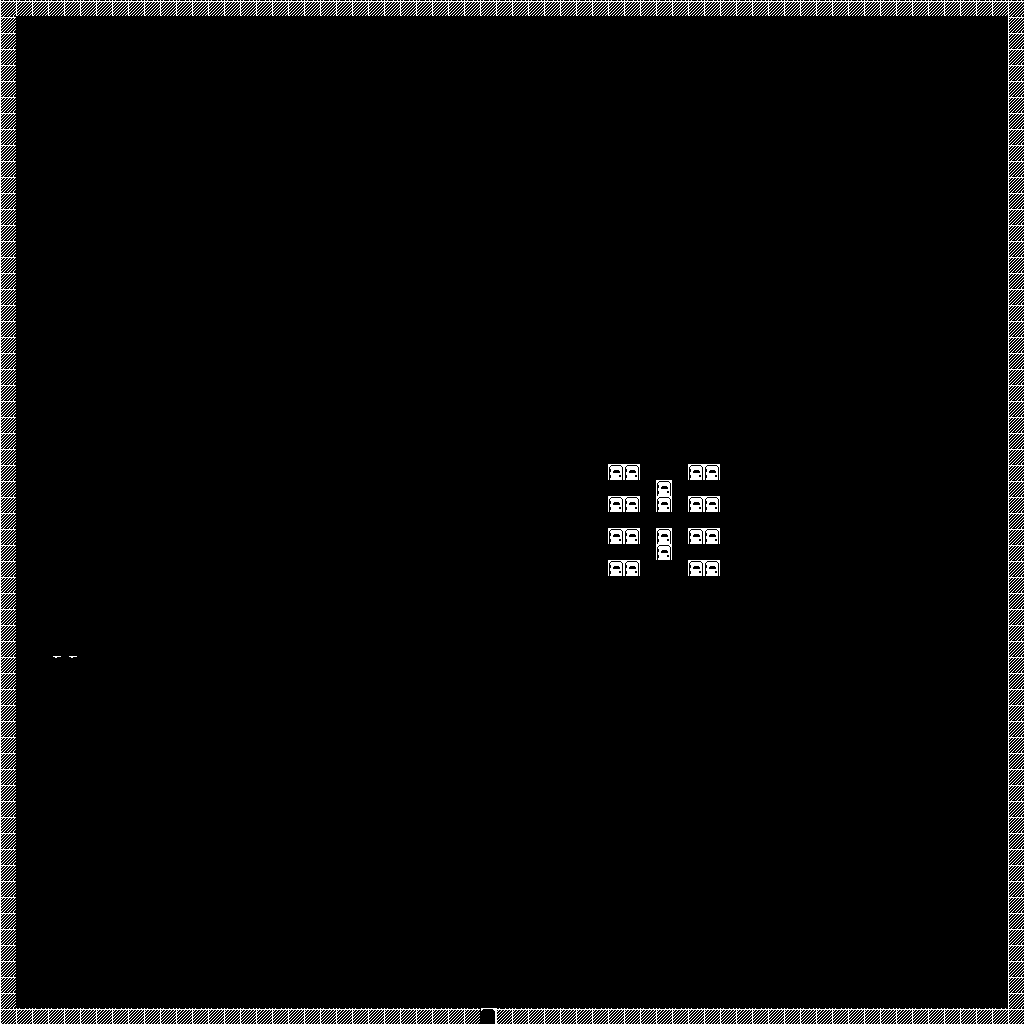

The image is a tile-based game level rendered from a .tmx file. Its description and source (layers, tilesets, objects; grid data summarised) follow:
An orthogonal 64x64 tile map with 16x16 px tiles, 1 tile layer (Tile Layer 1), 2 tilesets and 566 objects (15x 4, 15x 8, 12x 5, 12x 9, 11x 3, ...).

<map version="1.10" tiledversion="1.10.2" orientation="orthogonal" renderorder="right-down" width="64" height="64" tilewidth="16" tileheight="16" infinite="0" nextlayerid="3" nextobjectid="624">
 <editorsettings>
  <export target="map.json" format="json" />
 </editorsettings>
 <tileset firstgid="1" source="tiles.tsx" />
 <tileset firstgid="17" source="spritesheet.tsx" />
 <layer id="1" name="Tile Layer 1" width="64" height="64">
  <data>[4096 cells, 401 non-empty, 8 distinct tile ids]</data>
 </layer>
 <objectgroup id="2" name="Object Layer 1">
  <object id="2" gid="18" x="448.32" y="996.988" width="26.0009" height="26.0009" />
  <object id="3" gid="18" x="504.723" y="998.969" width="26.0009" height="26.0009" />
  <object id="4" gid="18" x="529.674" y="971.343" width="26.0009" height="26.0009" />
  <object id="5" gid="18" x="549.581" y="995.989" width="26.0009" height="26.0009" />
  <object id="6" gid="18" x="430.275" y="965.519" width="26.0009" height="26.0009" />
  <object id="7" gid="18" x="407.524" y="995.041" width="26.0009" height="26.0009" />
  <object id="8" gid="18" x="376.648" y="1005.2" width="26.0009" height="26.0009" />
  <object id="9" gid="18" x="340.626" y="998.698" width="26.0009" height="26.0009" />
  <object id="10" gid="18" x="368.793" y="946.831" width="26.0009" height="26.0009" />
  <object id="11" gid="18" x="401.701" y="950.081" width="26.0009" height="26.0009" />
  <object id="12" gid="18" x="335.48" y="963.488" width="26.0009" height="26.0009" />
  <object id="13" gid="18" x="567.457" y="960.644" width="26.0009" height="26.0009" />
  <object id="14" gid="18" x="474.287" y="909.184" width="26.0009" height="26.0009" />
  <object id="15" gid="18" x="413.482" y="877.36" width="26.0009" height="26.0009" />
  <object id="16" gid="18" x="375.294" y="854.609" width="26.0009" height="26.0009" />
  <object id="17" gid="18" x="341.98" y="875.329" width="26.0009" height="26.0009" />
  <object id="18" gid="18" x="445.171" y="888.465" width="26.0009" height="26.0009" />
  <object id="19" gid="18" x="511.392" y="897.673" width="26.0009" height="26.0009" />
  <object id="20" gid="18" x="614.239" y="948.342" width="26.0009" height="26.0009" />
  <object id="21" gid="18" x="543.352" y="891.444" width="26.0009" height="26.0009" />
  <object id="22" gid="18" x="668.21" y="1001.27" width="26.0009" height="26.0009" />
  <object id="23" gid="18" x="675.012" y="972.426" width="26.0009" height="26.0009" />
  <object id="24" gid="18" x="602.395" y="975.676" width="26.0009" height="26.0009" />
  <object id="25" gid="18" x="584.52" y="1005.33" width="26.0009" height="26.0009" />
  <object id="26" gid="18" x="623.521" y="1004.52" width="26.0009" height="26.0009" />
  <object id="27" gid="18" x="649.209" y="954.52" width="26.0009" height="26.0009" />
  <object id="28" gid="18" x="523.174" y="856.641" width="26.0009" height="26.0009" />
  <object id="29" gid="18" x="495.548" y="829.421" width="26.0009" height="26.0009" />
  <object id="30" gid="18" x="481.735" y="863.141" width="26.0009" height="26.0009" />
  <object id="31" gid="18" x="614.177" y="867.203" width="26.0009" height="26.0009" />
  <object id="32" gid="18" x="600.427" y="833.921" width="26.0009" height="26.0009" />
  <object id="33" gid="18" x="576.957" y="795.982" width="26.0009" height="26.0009" />
  <object id="34" gid="18" x="606.458" y="784.732" width="26.0009" height="26.0009" />
  <object id="35" gid="18" x="634.49" y="825.764" width="26.0009" height="26.0009" />
  <object id="36" gid="18" x="648.303" y="790.013" width="26.0009" height="26.0009" />
  <object id="37" gid="18" x="452.983" y="824.015" width="26.0009" height="26.0009" />
  <object id="38" gid="18" x="704.91" y="991.249" width="26.0009" height="26.0009" />
  <object id="39" gid="18" x="745.119" y="998.082" width="26.0009" height="26.0009" />
  <object id="40" gid="18" x="811.08" y="966.874" width="26.0009" height="26.0009" />
  <object id="41" gid="18" x="780.746" y="996.125" width="26.0009" height="26.0009" />
  <object id="42" gid="18" x="847.373" y="996.125" width="26.0009" height="26.0009" />
  <object id="43" gid="18" x="860.373" y="958.207" width="26.0009" height="26.0009" />
  <object id="44" gid="18" x="963.999" y="940.581" width="26.0009" height="26.0009" />
  <object id="45" gid="18" x="950.457" y="898.871" width="26.0009" height="26.0009" />
  <object id="46" gid="18" x="675.117" y="817.91" width="26.0009" height="26.0009" />
  <object id="47" gid="18" x="384.274" y="815.285" width="26.0009" height="26.0009" />
  <object id="48" gid="18" x="361.355" y="775.825" width="26.0009" height="26.0009" />
  <object id="49" gid="18" x="342.792" y="737.824" width="26.0009" height="26.0009" />
  <object id="50" gid="18" x="321.667" y="705.51" width="26.0009" height="26.0009" />
  <object id="51" gid="18" x="297.563" y="750.301" width="26.0009" height="26.0009" />
  <object id="52" gid="18" x="336.043" y="822.112" width="26.0009" height="26.0009" />
  <object id="53" gid="18" x="687.564" y="435.11" width="26.0009" height="26.0009" />
  <object id="54" gid="18" x="660.045" y="428.234" width="26.0009" height="26.0009" />
  <object id="55" gid="18" x="630.901" y="437.15" width="26.0009" height="26.0009" />
  <object id="56" gid="18" x="596.861" y="432.775" width="26.0009" height="26.0009" />
  <object id="57" gid="18" x="566.154" y="441.797" width="26.0009" height="26.0009" />
  <object id="58" gid="18" x="591.613" y="692.817" width="26.0009" height="26.0009" />
  <object id="59" gid="18" x="654.947" y="654.171" width="26.0009" height="26.0009" />
  <object id="60" gid="18" x="687.283" y="647.504" width="26.0009" height="26.0009" />
  <object id="61" gid="18" x="718.325" y="634.317" width="26.0009" height="26.0009" />
  <object id="62" gid="18" x="774.056" y="592.192" width="26.0009" height="26.0009" />
  <object id="63" gid="18" x="740.161" y="611.756" width="26.0009" height="26.0009" />
  <object id="64" gid="18" x="756.641" y="636.445" width="26.0009" height="26.0009" />
  <object id="65" gid="18" x="753.661" y="672.196" width="26.0009" height="26.0009" />
  <object id="66" gid="18" x="735.786" y="706.864" width="26.0009" height="26.0009" />
  <object id="67" gid="18" x="719.806" y="739.636" width="26.0009" height="26.0009" />
  <object id="68" gid="18" x="693.805" y="764.825" width="26.0009" height="26.0009" />
  <object id="69" gid="18" x="706.805" y="798.951" width="26.0009" height="26.0009" />
  <object id="70" gid="18" x="728.7" y="910.288" width="26.0009" height="26.0009" />
  <object id="71" gid="18" x="752.056" y="888.516" width="26.0009" height="26.0009" />
  <object id="72" gid="18" x="754.12" y="856.828" width="26.0009" height="26.0009" />
  <object id="73" gid="18" x="959.666" y="858.244" width="26.0009" height="26.0009" />
  <object id="74" gid="18" x="787.059" y="851.14" width="26.0009" height="26.0009" />
  <object id="75" gid="18" x="736.869" y="777.825" width="26.0009" height="26.0009" />
  <object id="76" gid="18" x="956.416" y="815.18" width="26.0009" height="26.0009" />
  <object id="77" gid="19" x="647" y="869.25" width="54" height="54" />
  <object id="78" gid="18" x="891" y="987" width="26.0009" height="26.0009" />
  <object id="79" gid="18" x="932.333" y="979" width="26.0009" height="26.0009" />
  <object id="80" gid="18" x="900.333" y="945" width="26.0009" height="26.0009" />
  <object id="81" gid="18" x="781.666" y="901.666" width="26.0009" height="26.0009" />
  </objectgroup>
</map>
<!-- 486 of 566 objects omitted -->